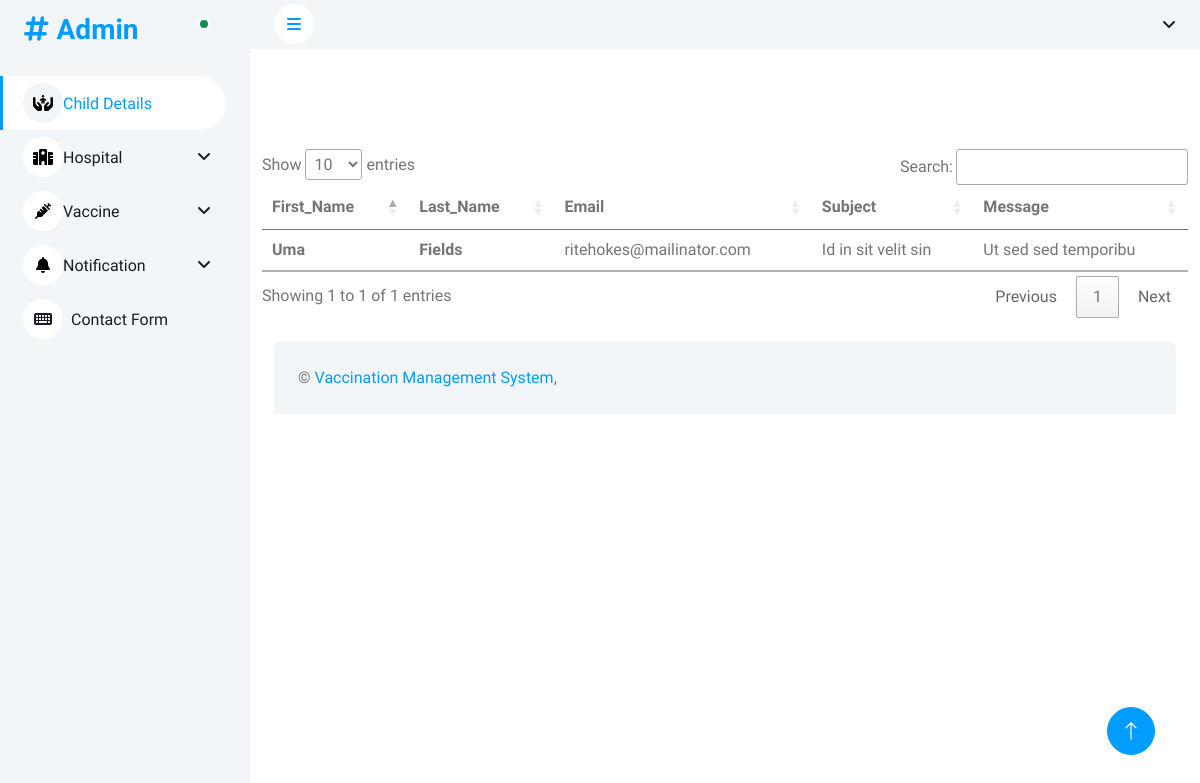
The page /dashmin/contact.php on the database its author committed.
### tables this page shows
CREATE TABLE `contact` (
  `id` int(11) NOT NULL,
  `first_name` varchar(255) NOT NULL,
  `last_name` varchar(255) NOT NULL,
  `email` varchar(255) NOT NULL,
  `subject` varchar(255) NOT NULL,
  `message` text NOT NULL
);

### dashmin/contact.php (the view, shortened to what this page needs)
<?php
include 'header.php';
include 'connect.php';
$sql = "SELECT * FROM contact ";
$result = mysqli_query($conn, $sql);
?>
<link rel="stylesheet" href="//cdn.datatables.net/1.13.6/css/jquery.dataTables.min.css">
<div class="container child_detail" style="display: block; margin:auto; margin-top:100px;">
    <table class="table" id="myTable">
        <thead>
            <tr>
                <th scope="col">First_Name</th>
                <th scope="col">Last_Name</th>
                <th scope="col">Email</th>
                <th scope="col">Subject</th>
                <th scope="col">Message</th>
            </tr>
        </thead>
        <tbody>
            <?php while ($data = mysqli_fetch_assoc($result)) { ?>
                <tr>
                    <th scope="row"><?php echo $data['first_name'] ?></th>
                    <th scope="row"><?php echo $data['last_name'] ?></th>
                    <td><?php echo $data['email'] ?></td>
                    <td><?php echo $data['subject'] ?></td>
                    <td><?php echo $data['message'] ?></td>
                </tr>
            <?php } ?>
        </tbody>
    </table>
</div>
<?php
include 'footer.php';
?>

### dashmin/css/style.css (style rules this page uses)
:root { --primary: #009CFF; --light: #F3F6F9; --dark: #191C24; }

### rows shown on the page
contact: first_name "Uma", last_name "Fields", email "ritehokes@mailinator.com", subject "Id in sit velit sin", message "Ut sed sed temporibu"
